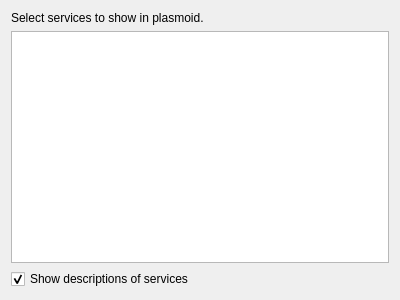
<ui version="4.0" >
 <class>ServiceConfig</class>
 <widget class="QWidget" name="ServiceConfig" >
  <property name="geometry" >
   <rect>
    <x>0</x>
    <y>0</y>
    <width>400</width>
    <height>300</height>
   </rect>
  </property>
  <property name="windowTitle" >
   <string>System Services Configuration</string>
  </property>
  <layout class="QGridLayout" name="gridLayout" >
   <item row="0" column="0" colspan="2" >
    <widget class="QLabel" name="label" >
     <property name="text" >
      <string>Select services to show in plasmoid.</string>
     </property>
    </widget>
   </item>
   <item row="1" column="0" colspan="2" >
    <widget class="QListWidget" name="serviceList" />
   </item>
   <item row="2" column="0" colspan="2" >
    <widget class="QCheckBox" name="showDesc" >
     <property name="text" >
      <string>Show descriptions of services</string>
     </property>
     <property name="checked" >
      <bool>true</bool>
     </property>
    </widget>
   </item>
  </layout>
 </widget>
 <resources/>
 <connections/>
</ui>
